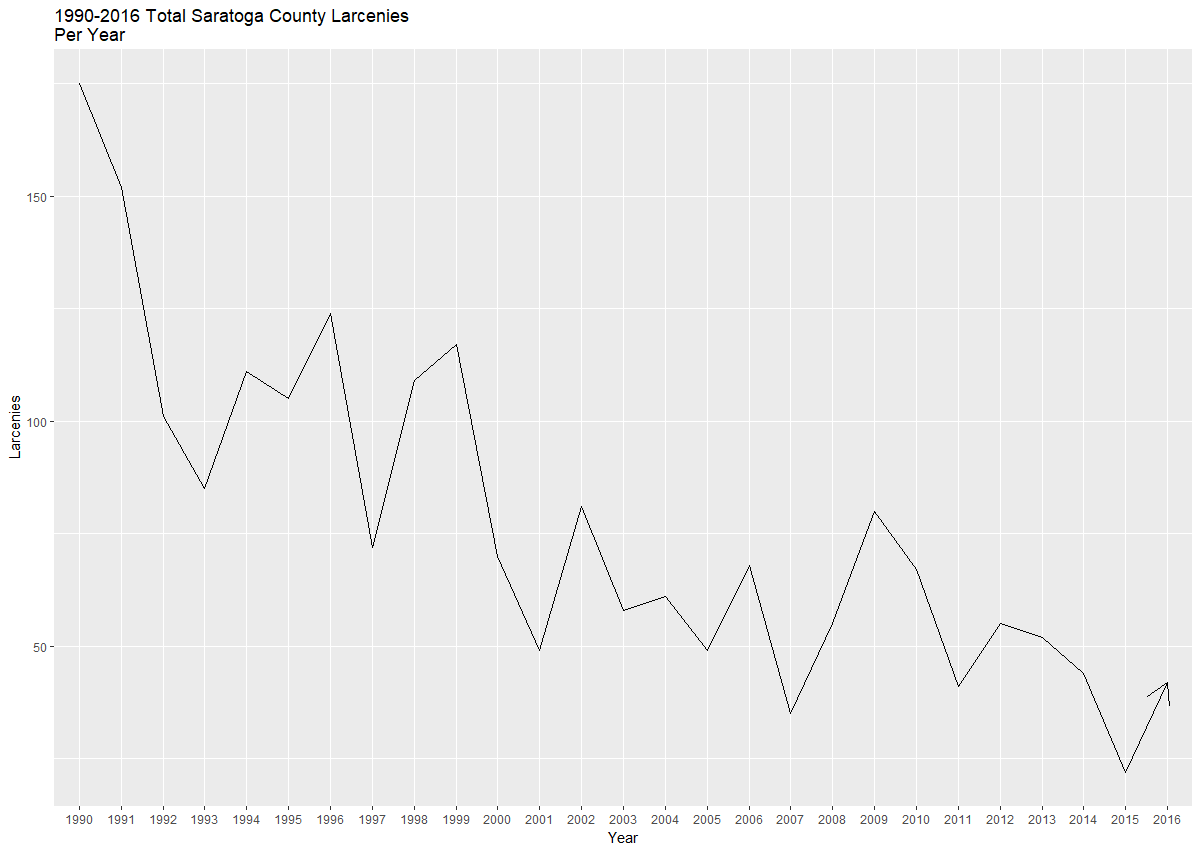

Source code (R):
#Load necessary libraries
library(ggplot2)
library(RSQLite)
library(DBI)
library(datasets)

#Connect to SQLite database.
db <- dbConnect(SQLite(), "crime.db")

#Return query as a data frame.
table <- dbGetQuery(db,"SELECT Year, cast(Larceny as Numeric) AS Larceny FROM crimetable WHERE County ='Saratoga' GROUP BY Year ORDER BY Year DESC;")

#Create graph with data frame.
vgraph <- ggplot(table, aes(x = Year, y = Larceny, group = 1))
vgraph <- vgraph + geom_line(arrow = arrow()) + labs(title = "1990-2016 Total Saratoga County Larcenies\nPer Year", x="Year", y="Larcenies")
print(vgraph)

#Close database connection.
dbDisconnect(db)
